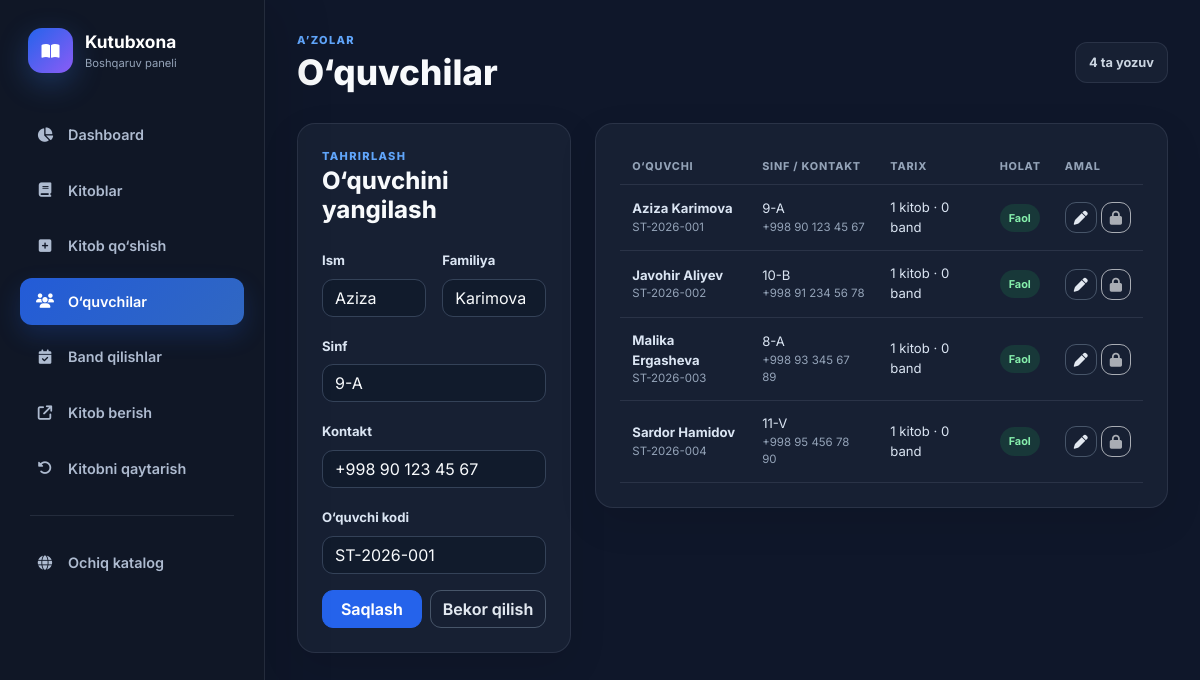
/admin/students.php?edit=1, run on the app's committed database.
### tables this page shows
CREATE TABLE students (
    id INT UNSIGNED AUTO_INCREMENT PRIMARY KEY,
    first_name VARCHAR(80) NOT NULL,
    last_name VARCHAR(80) NOT NULL,
    full_name VARCHAR(180) NOT NULL COMMENT 'Compatibility/display value maintained by the application',
    class_name VARCHAR(50) NOT NULL,
    phone VARCHAR(100) DEFAULT NULL COMMENT 'Phone or other reasonable contact value',
    student_code VARCHAR(50) NOT NULL UNIQUE,
    is_active TINYINT(1) NOT NULL DEFAULT 1,
    created_at TIMESTAMP NOT NULL DEFAULT CURRENT_TIMESTAMP,
    updated_at TIMESTAMP NOT NULL DEFAULT CURRENT_TIMESTAMP ON UPDATE CURRENT_TIMESTAMP,
    INDEX idx_students_person_name (last_name, first_name), INDEX idx_students_class (class_name), INDEX idx_students_active (is_active)
);

### config/db.php (called while the page is built, shortened)
<?php
function e($value): string
{
    return htmlspecialchars(
        (string) $value,
        ENT_QUOTES | ENT_SUBSTITUTE,
        'UTF-8',
        false
    );
}
require_once dirname(__DIR__) . '/includes/feature_helpers.php';

### admin/students.php (the view, shortened to what this page needs)
<?php
require_once dirname(__DIR__) . '/config/db.php';
$editId = filter_input(INPUT_GET, 'edit', FILTER_VALIDATE_INT) ?: 0;
$form = ['first_name' => '', 'last_name' => '', 'class_name' => '', 'phone' => '', 'student_code' => ''];
if ($editId > 0 && $_SERVER['REQUEST_METHOD'] !== 'POST') {
    $statement = $pdo->prepare('SELECT first_name,last_name,class_name,phone,student_code FROM students WHERE id=:id');
    $statement->execute(['id' => $editId]);
    $found = $statement->fetch();
    if ($found) $form = $found;
}
$statement = $pdo->prepare('SELECT s.*, (SELECT COUNT(*) FROM borrow_transactions bt WHERE bt.student_id=s.id) loan_count, (SELECT COUNT(*) FROM reservations r WHERE r.student_id=s.id) reservation_count FROM students s ORDER BY s.is_active DESC,s.first_name,s.last_name');
$statement->execute();
$students = $statement->fetchAll();
?>
<!doctype html><html lang="uz"><head><meta charset="utf-8"><meta name="viewport" content="width=device-width,initial-scale=1"><title>O‘quvchilar — <?= e(APP_NAME) ?></title><link rel="stylesheet" href="https://cdn.jsdelivr.net/npm/bootstrap@5.3.3/dist/css/bootstrap.min.css"><link rel="stylesheet" href="https://cdnjs.cloudflare.com/ajax/libs/font-awesome/6.5.2/css/all.min.css"><link rel="stylesheet" href="<?= e(APP_URL) ?>/assets/css/admin.css"></head><body class="admin-body"><div class="admin-layout"><aside class="admin-sidebar"><a class="admin-brand" href="<?= e(APP_URL) ?>/admin/index.php"><span><i class="fa-solid fa-book-open"></i></span><div><strong>Kutubxona</strong><small>Boshqaruv paneli</small></div></a><?= library_feature_admin_nav('students') ?></aside><main class="admin-main"><header class="admin-topbar"><button class="sidebar-toggle" type="button" data-sidebar-toggle><i class="fa-solid fa-bars"></i></button><div><p class="admin-eyebrow">A’zolar</p><h1>O‘quvchilar</h1></div><span class="active-counter"><?= count($students) ?> ta yozuv</span></header>
<div class="row g-4"><div class="col-xl-4"><section class="admin-panel"><div class="panel-heading"><div><p class="admin-eyebrow"><?= $editId ? 'Tahrirlash' : 'Yangi yozuv' ?></p><h2 class="h4"><?= $editId ? 'O‘quvchini yangilash' : 'O‘quvchi qo‘shish' ?></h2></div></div><form class="admin-form" method="post"><input type="hidden" name="csrf_token" value="<?= e(csrf_token()) ?>"><input type="hidden" name="action" value="save"><input type="hidden" name="id" value="<?= $editId ?>"><div class="row g-3"><div class="col-sm-6"><label class="form-label" for="first_name">Ism</label><input class="form-control" id="first_name" name="first_name" value="<?= e($form['first_name']) ?>" required></div><div class="col-sm-6"><label class="form-label" for="last_name">Familiya</label><input class="form-control" id="last_name" name="last_name" value="<?= e($form['last_name']) ?>" required></div><div class="col-12"><label class="form-label" for="class_name">Sinf</label><input class="form-control" id="class_name" name="class_name" value="<?= e($form['class_name']) ?>" required></div><div class="col-12"><label class="form-label" for="phone">Kontakt</label><input class="form-control" id="phone" name="phone" value="<?= e($form['phone']) ?>" maxlength="100" required></div><div class="col-12"><label class="form-label" for="student_code">O‘quvchi kodi</label><input class="form-control" id="student_code" name="student_code" value="<?= e($form['student_code']) ?>" placeholder="Bo‘sh qolsa avtomatik"></div><div class="col-12 d-flex gap-2"><button class="btn btn-primary flex-grow-1" type="submit">Saqlash</button><?php if ($editId): ?><a class="btn btn-outline-light" href="<?= e(APP_URL) ?>/admin/students.php">Bekor qilish</a><?php endif; ?></div></div></form></section></div>
<div class="col-xl-8"><section class="admin-panel"><div class="table-responsive"><table class="table admin-table align-middle"><thead><tr><th>O‘quvchi</th><th>Sinf / kontakt</th><th>Tarix</th><th>Holat</th><th>Amal</th></tr></thead><tbody><?php foreach ($students as $student): ?><tr><td><strong><?= e($student['first_name'] . ' ' . $student['last_name']) ?></strong><small class="d-block"><?= e($student['student_code']) ?></small></td><td><?= e($student['class_name']) ?><small class="d-block"><?= e($student['phone'] ?: 'Kontakt yo‘q') ?></small></td><td><?= (int)$student['loan_count'] ?> kitob · <?= (int)$student['reservation_count'] ?> band</td><td><span class="status-pill <?= (int)$student['is_active'] ? 'status-returned' : 'status-overdue' ?>"><?= (int)$student['is_active'] ? 'Faol' : 'Arxiv' ?></span></td><td><div class="d-flex gap-1"><a class="btn btn-sm btn-outline-light" href="?edit=<?= (int)$student['id'] ?>" aria-label="O‘quvchini tahrirlash"><i class="fa-solid fa-pen"></i></a><?php if (!(int)$student['is_active']): ?><form method="post"><input type="hidden" name="csrf_token" value="<?= e(csrf_token()) ?>"><input type="hidden" name="id" value="<?= (int)$student['id'] ?>"><input type="hidden" name="action" value="restore"><button class="btn btn-sm btn-outline-success" type="submit" data-confirm-action="O‘quvchini qayta faollashtirasizmi?" aria-label="Qayta faollashtirish"><i class="fa-solid fa-rotate-left"></i></button></form><?php elseif ((int)$student['loan_count'] + (int)$student['reservation_count'] > 0): ?><span class="btn btn-sm btn-outline-light disabled" title="Tarixga bog‘langan yozuv himoyalangan" aria-label="Tarixga bog‘langan yozuv"><i class="fa-solid fa-lock"></i></span><?php endif; ?></div></td></tr><?php endforeach; ?></tbody></table></div></section></div></div></main></div></body></html>

### assets/css/admin.css (style rules this page uses)
:root { --admin-bg: #0f172a; --admin-sidebar: #111827; --admin-panel: #172033; --admin-panel-soft: #1e293b; --admin-line: rgba(148, 163, 184, .15); --admin-text: #f8fafc; --admin-muted: #94a3b8; --admin-primary: #3b82f6; --admin-green: #22c55e; --admin-red: #ef4444; --admin-violet: #8b5cf6; }
* { box-sizing: border-box; }
body.admin-body { min-height: 100vh; margin: 0; color: var(--admin-text); background: var(--admin-bg); font-family: 'Inter', system-ui, sans-serif; -webkit-font-smoothing: antialiased; }
a { text-decoration: none; }
.admin-layout { display: flex; min-height: 100vh; }
.admin-sidebar { position: fixed; z-index: 1050; top: 0; bottom: 0; left: 0; display: flex; width: 265px; flex-direction: column; padding: 28px 20px; border-right: 1px solid var(--admin-line); background: rgba(17, 24, 39, .98); box-shadow: 18px 0 50px rgba(0, 0, 0, .12); }
.admin-brand { display: flex; align-items: center; gap: 12px; margin: 0 8px 38px; color: #fff; }
.admin-brand > span { display: grid; width: 45px; height: 45px; place-items: center; border-radius: 14px; background: linear-gradient(135deg, #2563eb, #8b5cf6); box-shadow: 0 10px 30px rgba(59, 130, 246, .28); }
.admin-brand strong, .admin-brand small { display: block; }
.admin-brand strong { font-size: 1.08rem; }
.admin-brand small { color: var(--admin-muted); font-size: .7rem; }
.admin-main { width: calc(100% - 265px); min-width: 0; margin-left: 265px; padding: 32px; }
.admin-topbar { display: flex; align-items: center; justify-content: space-between; gap: 20px; margin-bottom: 30px; }
.admin-topbar h1 { margin: 2px 0 0; font-size: clamp(1.55rem, 3vw, 2.2rem); font-weight: 800; }
.admin-eyebrow { margin: 0; color: #60a5fa; font-size: .69rem; font-weight: 800; letter-spacing: .12em; text-transform: uppercase; }
.btn { border-radius: 11px; font-weight: 650; }
.btn-primary { border-color: #2563eb; background: #2563eb; }
.btn-outline-light { border-color: #475569; color: #e2e8f0; }
.quick-actions, .admin-panel { border: 1px solid var(--admin-line); border-radius: 18px; background: var(--admin-panel); box-shadow: 0 14px 38px rgba(0,0,0,.1); }
.admin-panel { padding: 24px; }
.panel-heading { display: flex; align-items: center; justify-content: space-between; gap: 15px; margin-bottom: 22px; }
.panel-heading h2 { margin: 3px 0 0; font-weight: 750; }
.admin-table { --bs-table-bg: transparent; --bs-table-color: #dbe5f3; --bs-table-border-color: var(--admin-line); margin: 0; }
.admin-table thead th { padding: 10px 12px; border-bottom-width: 1px; color: var(--admin-muted); font-size: .68rem; font-weight: 750; letter-spacing: .07em; text-transform: uppercase; white-space: nowrap; }
.admin-table tbody td { padding: 13px 12px; font-size: .82rem; }
.admin-table small { color: var(--admin-muted); }
.dark-badge, .status-pill { display: inline-block; padding: 6px 9px; border-radius: 999px; font-size: .68rem; font-weight: 700; }
.status-returned { color: #4ade80; }
.status-pill.status-returned { color: #86efac; background: rgba(34,197,94,.14); }
.admin-form .form-label { color: #dbe5f3; font-size: .82rem; font-weight: 700; }
.admin-form .form-control, .admin-form .form-select { border-color: #344258; color: #f8fafc; background-color: #111b2c; border-radius: 11px; }
.admin-form .form-control::placeholder { color: #64748b; }
.active-counter { display: inline-flex; align-items: center; gap: 8px; padding: 10px 13px; border: 1px solid var(--admin-line); border-radius: 12px; color: #cbd5e1; background: var(--admin-panel); font-size: .8rem; font-weight: 700; }

### data on the page
students: first_name "Aziza", last_name "Karimova", class_name "9-A", phone "+998 90 123 45 67", student_code "ST-2026-001", first_name+last_name "Aziza Karimova", loan_count "1", reservation_count "0", is_active "Faol"
students: first_name+last_name "Javohir Aliyev", student_code "ST-2026-002", class_name "10-B", phone "+998 91 234 56 78", loan_count "1", reservation_count "0", is_active "Faol"
students: first_name+last_name "Malika Ergasheva", student_code "ST-2026-003", class_name "8-A", phone "+998 93 345 67 89", loan_count "1", reservation_count "0", is_active "Faol"
students: first_name+last_name "Sardor Hamidov", student_code "ST-2026-004", class_name "11-V", phone "+998 95 456 78 90", loan_count "1", reservation_count "0", is_active "Faol"

### other printed values
$item[2] "Dashboard"
$item[2] "Kitoblar"
$item[2] "Kitob qo‘shish"
$item[2] "O‘quvchilar"
$item[2] "Band qilishlar"
$item[2] "Kitob berish"
$item[2] "Kitobni qaytarish"
count($students) "4"
